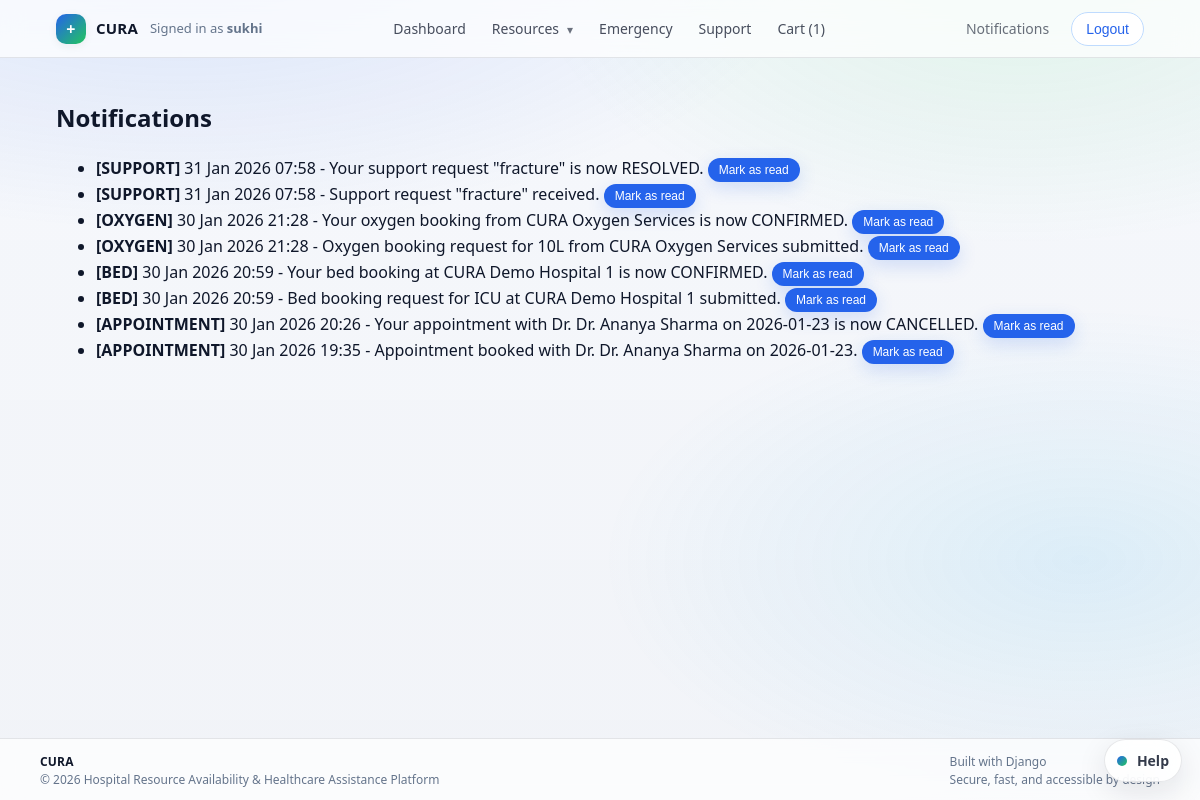
The app's page /core/notifications/ (signed in) with its own data.
### core/models.py (models this page shows, shortened)
class Notification(models.Model):
    NOTIFICATION_TYPE_CHOICES = [
        ('BED', 'Bed Availability'),
        ('MEDICINE', 'Medicine Restock'),
        ('OXYGEN', 'Oxygen Restock'),
        ('APPOINTMENT', 'Appointment Reminder'),
        ('SUPPORT', 'Support Update'),
    ]
    user = models.ForeignKey(settings.AUTH_USER_MODEL, on_delete=models.CASCADE, related_name='notifications')
    message = models.TextField()
    notification_type = models.CharField(max_length=20, choices=NOTIFICATION_TYPE_CHOICES)
    is_read = models.BooleanField(default=False)
    created_at = models.DateTimeField(default=timezone.now)

### core/views.py (the view)
# urls.py: path('notifications/', views.notifications_list, name='notifications_list'),
@login_required
def notifications_list(request):
    notifications = request.user.notifications.order_by('-created_at')
    return render(request, 'core/notifications/notification_list.html', {
        'notifications': notifications,
    })

### core/context_processors.py (called while the page is built)
def user_role(request):
    role = None
    if request.user.is_authenticated:
        try:
            role = request.user.userprofile.role
        except UserProfile.DoesNotExist:
            role = None
    cart_count = 0
    if request.user.is_authenticated:
        cart = (
            Cart.objects.filter(user=request.user, is_active=True)
            .prefetch_related('items')
            .first()
        )
        if cart:
            cart_count = cart.total_items()
    return {
        'current_role': role,
        'cart_item_count': cart_count,
    }

### core/models.py (called while the page is built)
    def total_items(self):
        return sum(item.quantity for item in self.items.all())

### templates/core/notifications/notification_list.html (shortened to what this page needs)
{% extends 'base.html' %}
{% block content %}
<h2>Notifications</h2>
<ul>
    {% for n in notifications %}
        <li>
            <strong>[{{ n.notification_type }}]</strong>
            {{ n.created_at|date:"d M Y H:i" }} -
            {{ n.message }}
            {% if not n.is_read %}
                <form method="post" action="{% url 'notification_mark_read' n.id %}" style="display:inline">
                    <button type="submit" class="btn-small">Mark as read</button>
                </form>
            {% endif %}
        </li>
    {% empty %}
        <li>No notifications.</li>
    {% endfor %}
</ul>
{% endblock %}

### templates/base.html (shortened to what this page needs)
<!doctype html>
<html lang="en">
  <head>
    {% load static %}
    <link rel="stylesheet" href="{% static 'css/styles.css' %}" />
  </head>
  <body>
    <header class="app-header">
      <div class="app-nav">
        <div class="app-nav-left">
          <a href="{% url 'home' %}" class="brand">
            <span class="brand-mark" aria-hidden="true">+</span>
            <span class="brand-text">CURA</span>
          </a>
          {% if user.is_authenticated %}
          <span class="nav-user"
            >Signed in as <strong>{{ user.username }}</strong></span
          >
          {% endif %}
        </div>
        <nav class="app-nav-center" aria-label="Primary">
          {% if user.is_authenticated %}
          <a href="{% url 'dashboard' %}" class="nav-item">Dashboard</a>
          <details class="nav-dd">
            <summary class="nav-item nav-dd-summary">Resources</summary>
          </details>
          <a href="{% url 'emergency_contacts' %}" class="nav-item"
            >Emergency</a
          >
          <a href="{% url 'support_request_create' %}" class="nav-item"
            >Support</a
          >
          {% if current_role == 'PATIENT' %}
          <a href="{% url 'cart_detail' %}" class="nav-item">
            Cart{% if cart_item_count %} ({{ cart_item_count }}){% endif %}
          </a>
          {% endif %} {% else %}
          <a href="{% url 'home' %}" class="nav-item">Home</a>
          {% endif %}
        </nav>
        <div class="app-nav-right">
          {% if user.is_authenticated %}
          <a
            href="{% url 'notifications_list' %}"
            class="nav-item nav-item-muted"
            >Notifications</a
          >
          <form
            action="{% url 'logout' %}"
            method="post"
            style="display: inline"
          >
            <button type="submit" class="btn btn-outline">Logout</button>
          </form>
          {% else %}
          <a href="{% url 'login' %}" class="btn btn-primary">Login</a>
          <a href="{% url 'register' %}" class="btn btn-ghost">Register</a>
          {% endif %}
        </div>
      </div>
    </header>
    <main class="page">
       {% block content %}{% endblock %}
    </main>
    <footer class="footer">
      <div class="footer-inner">
        <div class="footer-left">
          <div class="footer-brand">CURA</div>
          <div class="footer-sub">
            &copy; {% now "Y" %} Hospital Resource Availability &amp; Healthcare
            Assistance Platform
          </div>
        </div>
        <div class="footer-right">
          <div>Built with Django</div>
          <div class="footer-sub">Secure, fast, and accessible by design</div>
        </div>
      </div>
    </footer>
    <div class="assistant-widget" id="assistantWidget">
      <details class="assistant-panel" id="assistantPanel">
        <summary class="assistant-fab" aria-label="Open CURA Assistant">
          <span class="assistant-fab-dot" aria-hidden="true"></span>
          <span class="assistant-fab-label">Help</span>
        </summary>
      </details>
    </div>
  </body>
</html>

### static/css/styles.css (style rules this page uses)
:root { --bg: #f6f8fc; --surface: #ffffff; --surface-2: #f8fafc; --text: #0f172a; --muted: #64748b; --border: rgba(15, 23, 42, 0.10); --border-2: rgba(15, 23, 42, 0.14); --shadow-sm: 0 2px 10px rgba(15, 23, 42, 0.06); --shadow-md: 0 10px 30px rgba(15, 23, 42, 0.10); --primary: #2563eb; --primary-600: #1d4ed8; --primary-50: #eff6ff; --success-bg: #dcfce7; --success-text: #166534; --danger-bg: #fee2e2; --danger-text: #b91c1c; --radius-sm: 10px; --radius-md: 14px; --radius-lg: 18px; --container: 1120px; }
* { box-sizing: border-box; }
html, body { height: 100%; }
body { font-family: ui-sans-serif, system-ui, -apple-system, "Segoe UI", Roboto, Helvetica, Arial, "Apple Color Emoji", "Segoe UI Emoji"; margin: 0; background: radial-gradient(1100px 520px at 15% -10%, rgba(37, 99, 235, 0.16), transparent 60%), radial-gradient(900px 520px at 85% -5%, rgba(34, 197, 94, 0.12), transparent 55%), radial-gradient(800px 420px at 90% 70%, rgba(14, 165, 233, 0.10), transparent 60%), linear-gradient(180deg, rgba(255,255,255,0.0), rgba(15, 23, 42, 0.02)), var(--bg); color: var(--text); line-height: 1.5; }
a { color: inherit; }
.page { max-width: var(--container); margin: 0 auto; padding: 22px 16px 34px; min-height: calc(100vh - 120px); }
.app-header { position: sticky; top: 0; z-index: 50; background: rgba(255, 255, 255, 0.72); backdrop-filter: blur(12px); border-bottom: 1px solid var(--border); }
.app-nav { max-width: var(--container); margin: 0 auto; padding: 10px 16px; display: flex; align-items: center; justify-content: space-between; gap: 16px; }
.app-nav-left, .app-nav-right { display: flex; align-items: center; gap: 12px; min-width: 0; }
.app-nav-center { display: flex; align-items: center; justify-content: center; gap: 6px; flex: 1; }
.brand { display: inline-flex; align-items: center; gap: 10px; font-weight: 800; letter-spacing: 0.2px; color: var(--text); text-decoration: none; font-size: 16px; }
.brand-mark { width: 30px; height: 30px; border-radius: 10px; display: inline-grid; place-items: center; background: linear-gradient(135deg, var(--primary), #22c55e); color: #fff; font-weight: 900; box-shadow: var(--shadow-sm); }
.brand-text { font-size: 15px; }
.nav-user { color: var(--muted); font-size: 13px; white-space: nowrap; overflow: hidden; text-overflow: ellipsis; max-width: 240px; }
.nav-item { text-decoration: none; color: rgba(15, 23, 42, 0.76); padding: 8px 10px; border-radius: 999px; font-size: 14px; transition: background 140ms ease, color 140ms ease, transform 140ms ease; }
.nav-item-muted { color: rgba(15, 23, 42, 0.62); }
.nav-dd { position: relative; }
.nav-dd > summary { list-style: none; }
.nav-dd-summary::after { content: "▾"; font-size: 12px; margin-left: 8px; opacity: 0.8; }
.footer { border-top: 1px solid var(--border); background: rgba(255, 255, 255, 0.70); backdrop-filter: blur(10px); padding: 14px 16px; font-size: 12px; color: var(--muted); }
.footer-inner { max-width: var(--container); margin: 0 auto; display: flex; justify-content: space-between; gap: 8px; align-items: flex-start; }
.footer-brand { font-weight: 800; color: var(--text); letter-spacing: 0.2px; }
.footer-sub { color: var(--muted); }
.btn, .btn-small { background: var(--primary); color: #ffffff; padding: 8px 14px; border-radius: 999px; text-decoration: none; border: 1px solid transparent; cursor: pointer; font-size: 14px; display: inline-flex; align-items: center; justify-content: center; gap: 8px; box-shadow: 0 6px 18px rgba(37, 99, 235, 0.18); transition: transform 140ms ease, background 140ms ease, box-shadow 140ms ease, border-color 140ms ease; }
.btn-small { font-size: 12px; padding: 4px 10px; }
.btn.btn-outline { background: rgba(255, 255, 255, 0.88); color: var(--primary); border: 1px solid rgba(37, 99, 235, 0.25); box-shadow: none; }
.btn.btn-outline { background: #ffffff; color: #2563eb; border: 1px solid #bfdbfe; }
.assistant-widget { position: fixed; right: 18px; bottom: 18px; z-index: 80; }
.assistant-panel > summary { list-style: none; }
.assistant-fab { cursor: pointer; display: inline-flex; align-items: center; gap: 10px; padding: 10px 12px; border-radius: 999px; border: 1px solid var(--border); background: rgba(255, 255, 255, 0.86); backdrop-filter: blur(12px); box-shadow: var(--shadow-md); }
.assistant-fab-dot { width: 10px; height: 10px; border-radius: 999px; background: linear-gradient(135deg, var(--primary), #22c55e); }
.assistant-fab-label { font-size: 14px; font-weight: 700; color: rgba(15, 23, 42, 0.85); }

### records on screen
Notification: notification_type "SUPPORT", created_at "31 Jan 2026 07:58", message "Your support request \"fracture\" is now RESOLVED.", is_read "Mark as read"
Notification: notification_type "SUPPORT", created_at "31 Jan 2026 07:58", message "Support request \"fracture\" received.", is_read "Mark as read"
Notification: notification_type "OXYGEN", created_at "30 Jan 2026 21:28", message "Your oxygen booking from CURA Oxygen Services is now CONFIRMED.", is_read "Mark as read"
Notification: notification_type "OXYGEN", created_at "30 Jan 2026 21:28", message "Oxygen booking request for 10L from CURA Oxygen Services submitted.", is_read "Mark as read"
Notification: notification_type "BED", created_at "30 Jan 2026 20:59", message "Your bed booking at CURA Demo Hospital 1 is now CONFIRMED.", is_read "Mark as read"
Notification: notification_type "BED", created_at "30 Jan 2026 20:59", message "Bed booking request for ICU at CURA Demo Hospital 1 submitted.", is_read "Mark as read"
Notification: notification_type "APPOINTMENT", created_at "30 Jan 2026 20:26", message "Your appointment with Dr. Dr. Ananya Sharma on 2026-01-23 is now CANCELLED.", is_read "Mark as read"
Notification: notification_type "APPOINTMENT", created_at "30 Jan 2026 19:35", message "Appointment booked with Dr. Dr. Ananya Sharma on 2026-01-23.", is_read "Mark as read"

### other values on screen
{{ user.username }} "sukhi"
{{ cart_item_count }} "1"
